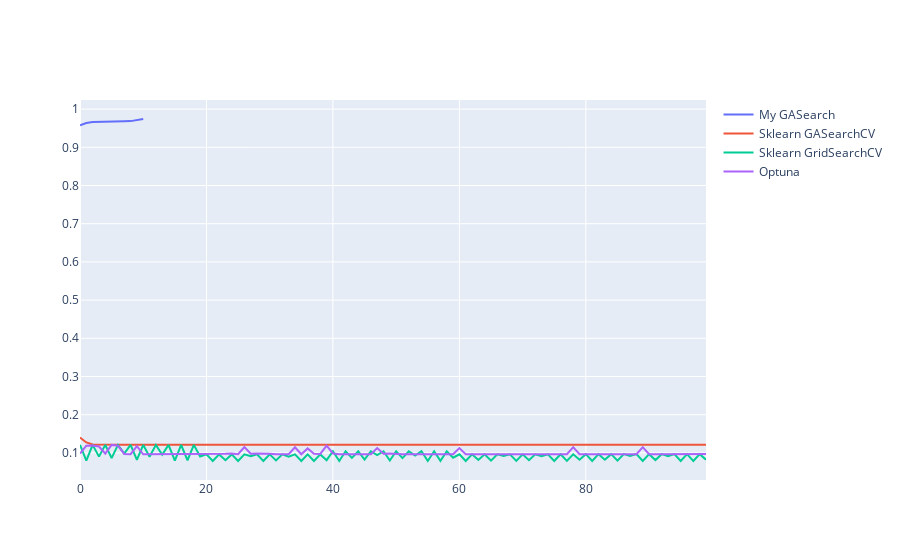

The cell this chart's notebook holds for it:
### Code cell
pop.compare(param_grid_search, param_grid_ga)
